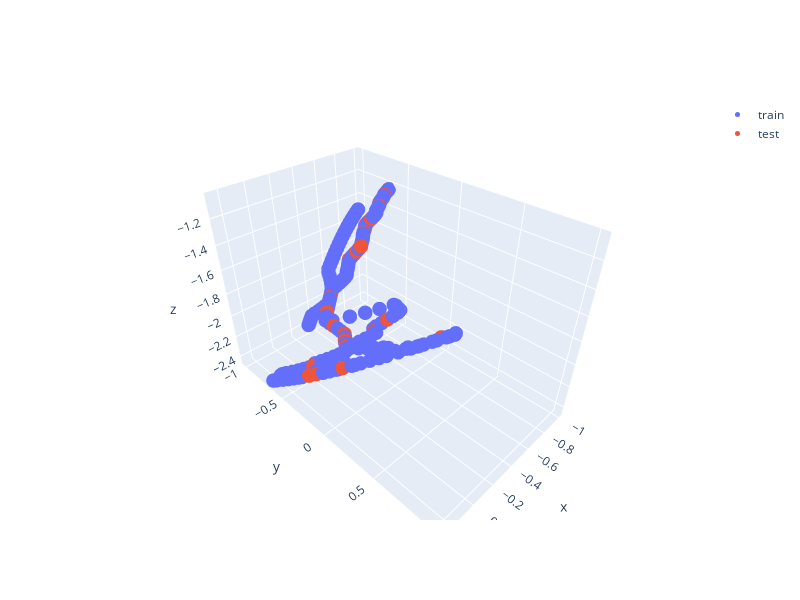
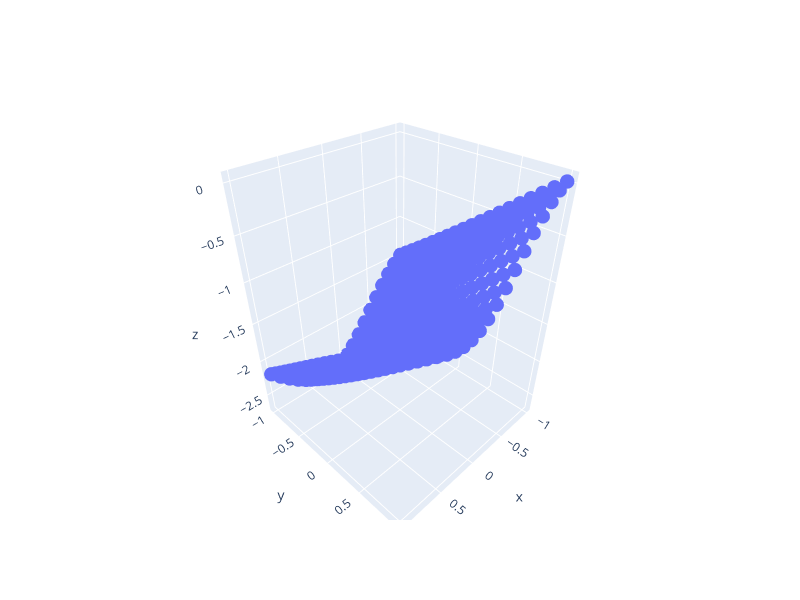
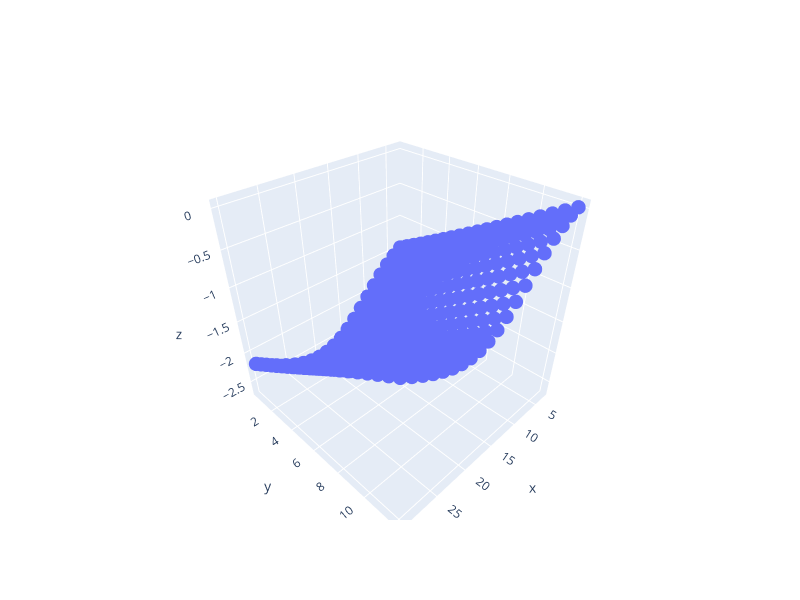

The notebook cell these images were saved under, in order:
### Markdown cell above
## Test

### Code cell
import plotly.graph_objects as go


layout = go.Layout(width=800, height=600)
x1_nn_train_pred = model_x1.predict([X_train[:, :2]])
fig3 = go.Figure(data=go.Scatter3d(x=X_train[:, 0], y=X_train[:, 1], z=x1_nn_train_pred[:,0],
                                   mode='markers', marker=dict(size=5), name='train'), layout=layout)

x1_nn_test_pred = model_x1.predict([X_test[:, :2]])
fig3.add_trace(go.Scatter3d(x=X_test[:, 0], y=X_test[:, 1], z=x1_nn_test_pred[:,0],
                            mode='markers', marker=dict(size=5), name='test'))
fig3.show()

layout = go.Layout(width=800, height=600)
X1_mesh, X2_mesh = np.meshgrid(np.linspace(-1, 1, 20), np.linspace(-1, 1, 20))
x1_mesh, x2_mesh = np.ravel(X1_mesh).reshape((-1, 1)), np.ravel(X2_mesh).reshape((-1, 1))
X1_mesh = np.hstack((x1_mesh, x2_mesh))
y_mesh = model_x1.predict([X1_mesh])
fig4 = go.Figure(data=go.Scatter3d(x=x1_mesh.ravel(), y=x2_mesh.ravel(), z=y_mesh.ravel(),
                                   mode='markers', marker=dict(size=5)), layout=layout)
fig4.show()

layout = go.Layout(width=800, height=600)
X1_mesh, X2_mesh = np.meshgrid(np.linspace(-1, 1, 20), np.linspace(-1, 1, 20))
x1_mesh, x2_mesh = np.ravel(X1_mesh).reshape((-1, 1)), np.ravel(X2_mesh).reshape((-1, 1))
X1_mesh = np.hstack((x1_mesh, x2_mesh))
y_mesh = model_x1.predict([X1_mesh])
X1_mesh_actual = scaler_X.inverse_transform(X1_mesh)
fig4 = go.Figure(data=go.Scatter3d(x=X1_mesh_actual[:, 0], 
                                   y=X1_mesh_actual[:, 1], z=y_mesh.ravel(),
                                   mode='markers', marker=dict(size=5)), layout=layout)
fig4.show()

### Figure 1 — Plotly figure (JSON) as saved in the notebook; plotly's stock layout.template omitted (floating-point values rounded to 4 significant figures; data arrays with more than 128 entries replaced by an {"elided": "..."} marker saying what was removed)
{"data": [{"marker": {"size": 5}, "mode": "markers", "name": "train", "type": "scatter3d", "x": {"elided": "224 float values"}, "y": {"elided": "224 float values"}, "z": {"elided": "224 float values"}}, {"marker": {"size": 5}, "mode": "markers", "name": "test", "type": "scatter3d", "x": [-0.7581, -0.6093, -0.1163, 0.2558, -0.5628, -0.01705, -0.9535, -0.2899, 0.2558, 0.08837, -0.3767, -0.004651, -0.8605, 0.2558, 0.2558, 0.107, -0.7767, -0.5535, -0.1907, -0.7023, -0.06666, -0.1163, 0.2279, -0.5907, -0.06977], "y": [-0.6735, -0.5767, 0.2103, 0.9997, -0.6703, -0.09279, -0.674, -0.6474, -0.1588, -0.335, -0.7052, -0.06852, -0.6393, 0.2096, -0.07415, -0.3222, -0.6364, -0.665, -0.4406, -0.647, -0.1602, -0.2226, 0.9068, -0.6085, 0.1433], "z": [-1.459, -1.563, -1.585, -1.061, -1.695, -1.916, -1.281, -2.051, -2.048, -2.16, -1.976, -1.905, -1.332, -1.748, -1.981, -2.157, -1.411, -1.704, -2.022, -1.502, -1.932, -1.936, -1.143, -1.612, -1.684]}], "layout": {"height": 600, "width": 800}}

### Figure 2 — Plotly figure (JSON) as saved in the notebook; plotly's stock layout.template omitted (floating-point values rounded to 4 significant figures; data arrays with more than 128 entries replaced by an {"elided": "..."} marker saying what was removed)
{"data": [{"marker": {"size": 5}, "mode": "markers", "type": "scatter3d", "x": {"elided": "400 float values"}, "y": {"elided": "400 float values"}, "z": {"elided": "400 float values"}}], "layout": {"height": 600, "width": 800}}

### Figure 3 — Plotly figure (JSON) as saved in the notebook; plotly's stock layout.template omitted (floating-point values rounded to 4 significant figures; data arrays with more than 128 entries replaced by an {"elided": "..."} marker saying what was removed)
{"data": [{"marker": {"size": 5}, "mode": "markers", "type": "scatter3d", "x": {"elided": "400 float values"}, "y": {"elided": "400 float values"}, "z": {"elided": "400 float values"}}], "layout": {"height": 600, "width": 800}}
